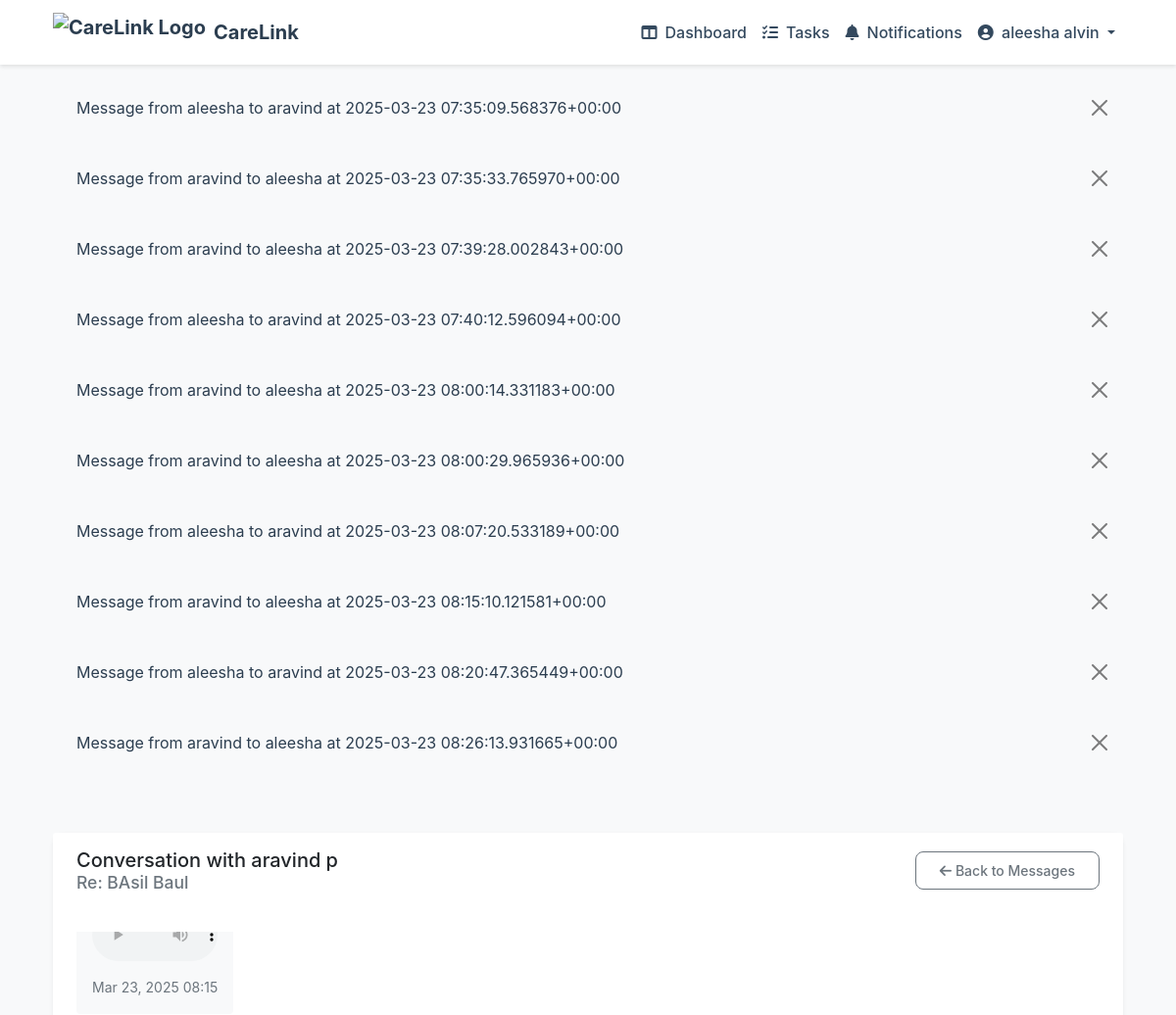
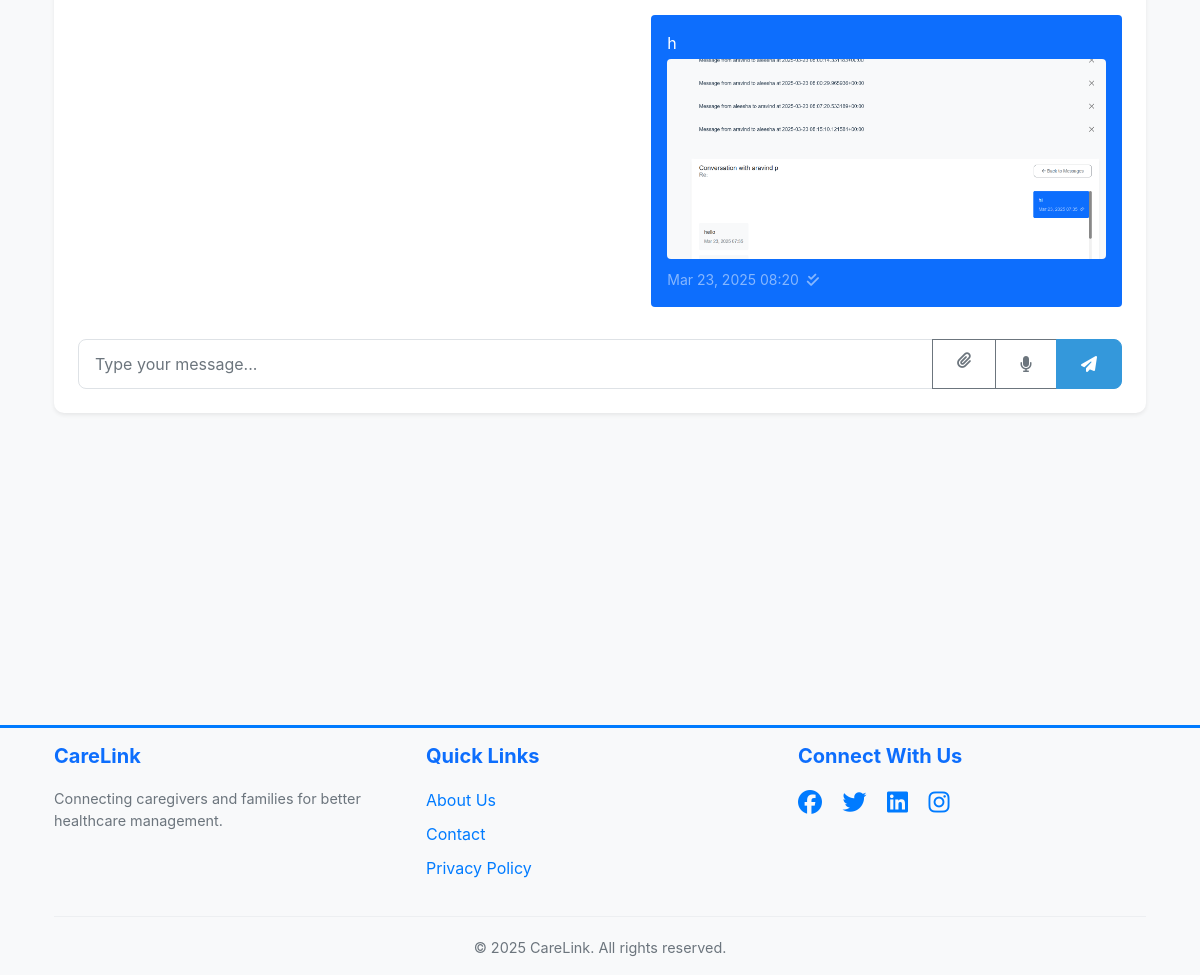
Page /carelink/conversation/7/3/ (signed in) on the committed database (2 pictures, top to bottom).
### carelink/models.py (models this page shows, shortened)
class User(AbstractUser):
    USER_TYPE_CHOICES = (
        ('ADMIN', 'Admin'),
        ('CAREGIVER', 'Caregiver'),
        ('FAMILY', 'Family Member')
    )
    user_type = models.CharField(max_length=10, choices=USER_TYPE_CHOICES)
    phone_number = models.CharField(max_length=15, blank=True)
    address = models.TextField(blank=True)
    profile_picture = models.ImageField(upload_to='profile_pics/', null=True, blank=True)
    family_members = models.ManyToManyField('self', blank=True, symmetrical=False, related_name='related_family_members')
    email_verified = models.BooleanField(default=True)  # Default to True for backward compatibility
    is_active = models.BooleanField(default=True)

class Communication(models.Model):
    sender = models.ForeignKey(User, on_delete=models.CASCADE, related_name='sent_messages')
    receiver = models.ForeignKey(User, on_delete=models.CASCADE, related_name='received_messages')
    patient = models.ForeignKey(Patient, on_delete=models.CASCADE, related_name='communications')
    message = models.TextField()
    timestamp = models.DateTimeField(auto_now_add=True)
    is_read = models.BooleanField(default=False)
    read_at = models.DateTimeField(null=True, blank=True)
    attachment = models.FileField(upload_to='message_attachments/%Y/%m/%d/', null=True, blank=True)
    attachment_type = models.CharField(max_length=50, null=True, blank=True)
    attachment_name = models.CharField(max_length=255, null=True, blank=True)
    class Meta:
        ordering = ['-timestamp']
    def __str__(self):
        return f'Message from {self.sender} to {self.receiver} at {self.timestamp}'

class Patient(models.Model):
    first_name = models.CharField(max_length=100)
    last_name = models.CharField(max_length=100)
    date_of_birth = models.DateField()
    medical_condition = models.TextField()
    emergency_contact = models.CharField(max_length=15)
    address = models.TextField()
    family_members = models.ManyToManyField(
        User,
        related_name='patients',
        limit_choices_to={'user_type': 'FAMILY'}
    )
    assigned_caregiver = models.OneToOneField(
        User,
        on_delete=models.SET_NULL,
        null=True,
        related_name='assigned_patient',
        limit_choices_to={'user_type': 'CAREGIVER'}
    )
    created_at = models.DateTimeField(auto_now_add=True)
    updated_at = models.DateTimeField(auto_now=True)
    def get_full_name(self):
        return f"{self.first_name} {self.last_name}"

### carelink/views.py (the view)
# urls.py: path('conversation/<int:user_id>/<int:patient_id>/', views.ConversationView.as_view(), name='conversation'),
class ConversationView(LoginRequiredMixin, ListView):
    model = Communication
    template_name = 'carelink/conversation.html'
    context_object_name = 'messages'
    def get_queryset(self):
        user_id = self.kwargs.get('user_id')
        patient_id = self.kwargs.get('patient_id')
        return Communication.objects.filter(
            Q(sender=self.request.user, receiver_id=user_id, patient_id=patient_id) |
            Q(sender_id=user_id, receiver=self.request.user, patient_id=patient_id)
        ).order_by('timestamp')
    def get_context_data(self, **kwargs):
        context = super().get_context_data(**kwargs)
        context['other_user'] = User.objects.get(id=self.kwargs.get('user_id'))
        context['patient'] = Patient.objects.get(id=self.kwargs.get('patient_id'))
        return context

### carelink/auth.py (called while the page is built)
    def get_user(self, user_id):
        UserModel = get_user_model()
        try:
            return UserModel.objects.get(pk=user_id)
        except UserModel.DoesNotExist:
            return None

### carelink/templates/carelink/conversation.html (shortened to what this page needs)
{% extends 'carelink/base.html' %}
{% load static %}
{% block content %}
<div class="container py-4">
    <div class="card border-0 shadow-sm">
        <div class="card-header bg-white border-0 py-3">
            <div class="d-flex justify-content-between align-items-center">
                <h5 class="mb-0">
                    Conversation with {{ other_user.get_full_name }}
                    <small class="text-muted d-block">Re: {{ patient.get_full_name }}</small>
                </h5>
                <a href="{% url 'carelink:messages_list' %}" class="btn btn-outline-secondary btn-sm">
                    <i class="fas fa-arrow-left me-1"></i>Back to Messages
                </a>
            </div>
        </div>
        <div class="card-body">
            <div id="messages-container" class="messages-container mb-4" style="height: 400px; overflow-y: auto;">
                {% for message in messages %}
                <div class="message {% if message.sender == request.user %}message-sent{% else %}message-received{% endif %} mb-3" data-message-id="{{ message.id }}">
                    <div class="message-content p-3 rounded {% if message.sender == request.user %}bg-primary text-white{% else %}bg-light{% endif %}">
                        <p class="mb-1">{{ message.message }}</p>
                        {% if message.attachment %}
                        <div class="attachment-preview mb-2">
                            {% if message.attachment_type == 'image' %}
                                <img src="{{ message.attachment.url }}" alt="Attachment" class="img-fluid rounded" style="max-height: 200px;">
                            {% elif message.attachment_type == 'audio' %}
                                <audio controls class="w-100">
                                    <source src="{{ message.attachment.url }}" type="audio/mpeg">
                                </audio>
                            {% endif %}
                        </div>
                        {% endif %}
                        <small class="{% if message.sender == request.user %}text-white-50{% else %}text-muted{% endif %}">
                            {{ message.timestamp|date:"M d, Y H:i" }}
                            {% if message.sender == request.user %}
                            <i class="fas fa-check{% if message.is_read %}-double{% endif %} ms-1"
                               title="{% if message.is_read %}Read at {{ message.read_at|date:'M d, Y H:i' }}{% else %}Sent{% endif %}">
                            </i>
                            {% endif %}
                        </small>
                    </div>
                </div>
                {% endfor %}
            </div>
            <form id="message-form" method="post" action="{% url 'carelink:send_message' %}" enctype="multipart/form-data">
                <div class="input-group">
                    <input type="text" name="message" class="form-control" placeholder="Type your message...">
                    <label class="input-group-text btn btn-outline-secondary" for="attachment">
                        <i class="fas fa-paperclip"></i>
                    </label>
                    <button type="button" class="btn btn-outline-secondary" id="record-voice">
                        <i class="fas fa-microphone"></i>
                    </button>
                    <button type="submit" class="btn btn-primary">
                        <i class="fas fa-paper-plane"></i>
                    </button>
                </div>
            </form>
        </div>
    </div>
</div>
{% endblock content %}

### carelink/templates/carelink/base.html (shortened to what this page needs)
{% load static %}
<!DOCTYPE html>
<html lang="en">
<head>
    <link href="https://cdn.jsdelivr.net/npm/bootstrap@5.3.2/dist/css/bootstrap.min.css" rel="stylesheet">
    <link href="https://cdnjs.cloudflare.com/ajax/libs/font-awesome/6.5.1/css/all.min.css" rel="stylesheet">
    <link href="https://cdn.jsdelivr.net/npm/animate.css@4.1.1/animate.min.css" rel="stylesheet">
    <link href="https://cdn.jsdelivr.net/npm/flatpickr/dist/flatpickr.min.css" rel="stylesheet">
    <link href="https://cdn.jsdelivr.net/npm/bootstrap@5.1.3/dist/css/bootstrap.min.css" rel="stylesheet">
</head>
<body>
    <nav class="navbar navbar-expand-lg navbar-light sticky-top">
        <div class="container">
            <a class="navbar-brand d-flex align-items-center" href="{% url 'carelink:home' %}">
                <img src="https://img.freepik.com/free-vector/hospital-logo-design-vector-medical-cross_53876-136743.jpg?w=1380&t=st=1709827987~exp=1709828587~hmac=1a1a1a1a1a1a1a1a1a1a1a1a1a1a1a1a1a1a1a1a1a1a1a1a1a1a1a1a1a1a1a" alt="CareLink Logo" height="40" class="me-2">
                CareLink
            </a>
            <div class="collapse navbar-collapse" id="navbarNav">
                <ul class="navbar-nav ms-auto">
                    {% if user.is_authenticated %}
                        {% if user.is_staff %}
                            <li class="nav-item">
                                <a class="nav-link" href="{% url 'carelink:care_request_list' %}">
                                    <i class="fas fa-hand-holding-medical me-2"></i>Care Requests
                                </a>
                            </li>
                        {% elif user.user_type == 'CAREGIVER' %}
                            <li class="nav-item">
                                <a class="nav-link" href="{% url 'carelink:caregiver_dashboard' %}">
                                    <i class="fas fa-columns me-2"></i>Dashboard
                                </a>
                            </li>
                            <li class="nav-item">
                                <a class="nav-link" href="{% url 'carelink:task_list' %}">
                                    <i class="fas fa-tasks me-2"></i>Tasks
                                </a>
                            </li>
                        {% endif %}
                        <li class="nav-item">
                            <a class="nav-link" href="{% url 'carelink:notifications_list' %}">
                                <i class="fas fa-bell me-2"></i>Notifications
                            </a>
                        </li>
                        <li class="nav-item dropdown">
                            <a class="nav-link dropdown-toggle" href="#" id="userDropdown" role="button" data-bs-toggle="dropdown">
                                {% if user.profile_picture %}
                                    <img src="{{ user.profile_picture.url }}" alt="Profile" class="rounded-circle me-1" style="width: 30px; height: 30px; object-fit: cover;">
                                {% else %}
                                    <i class="fas fa-user-circle me-1"></i>
                                {% endif %}
                                {{ user.get_full_name|default:user.username }}
                            </a>
                        </li>
                    {% endif %}
                </ul>
            </div>
        </div>
    </nav>
    {% if messages %}
        <div class="container mt-3">
            {% for message in messages %}
                <div class="alert alert-{{ message.tags }} alert-dismissible fade show animate__animated animate__fadeIn" role="alert">
                    {{ message }}
                    <button type="button" class="btn-close" data-bs-dismiss="alert" aria-label="Close"></button>
                </div>
            {% endfor %}
        </div>
    {% endif %}
    <main class="py-4">
        {% block content %}{% endblock %}
    </main>
<br>
<br>
<br>
<br>
<br>
<br>
<br>
<br>
<br>
<br>
<br>
    <footer class="footer mt-auto py-3 bg-light">
        <div class="container">
            <div class="row">
                <div class="col-md-4">
                    <h5 class="text-primary">CareLink</h5>
                    <p class="text-muted">
                        Connecting caregivers and families for better healthcare management.
                    </p>
                </div>
                <div class="col-md-4">
                    <h5 class="text-primary">Quick Links</h5>
                    <ul class="list-unstyled">
                        <li><a href="{% url 'carelink:about' %}" class="text-decoration-none">About Us</a></li>
                        <li><a href="{% url 'carelink:contact' %}" class="text-decoration-none">Contact</a></li>
                        <li><a href="{% url 'carelink:privacy' %}" class="text-decoration-none">Privacy Policy</a></li>
                    </ul>
                </div>
                <div class="col-md-4">
                    <h5 class="text-primary">Connect With Us</h5>
                    <div class="social-links">
                        <a href="#" class="text-decoration-none me-3"><i class="fab fa-facebook fa-lg"></i></a>
                        <a href="#" class="text-decoration-none me-3"><i class="fab fa-twitter fa-lg"></i></a>
                        <a href="#" class="text-decoration-none me-3"><i class="fab fa-linkedin fa-lg"></i></a>
                        <a href="#" class="text-decoration-none"><i class="fab fa-instagram fa-lg"></i></a>
                    </div>
                </div>
            </div>
            <hr>
            <div class="row">
                <div class="col-12 text-center">
                    <p class="text-muted mb-0">&copy; {% now "Y" %} CareLink. All rights reserved.</p>
                </div>
            </div>
        </div>
    </footer>
</body>
</html>

### carelink/templates/carelink/base.html (style rules this page uses)
:root { --primary-color: #2c3e50; --secondary-color: #34495e; --accent-color: #3498db; --success-color: #27ae60; --warning-color: #f1c40f; --danger-color: #e74c3c; --light-color: #ecf0f1; --dark-color: #2c3e50; }
body { font-family: 'Inter', sans-serif; background-color: #f8f9fa; color: var(--dark-color); }
.navbar { background-color: white; box-shadow: 0 2px 4px rgba(0,0,0,0.1); }
.navbar-brand { font-weight: 700; color: var(--primary-color) !important; }
.nav-link { color: var(--secondary-color) !important; font-weight: 500; transition: all 0.3s ease; }
.card { border: none; border-radius: 10px; box-shadow: 0 4px 6px rgba(0,0,0,0.1); transition: transform 0.3s ease; }
.card-header { border-bottom: none; background-color: white; padding: 1.5rem; }
.card-body { padding: 1.5rem; }
.btn { border-radius: 8px; padding: 0.5rem 1.5rem; font-weight: 500; transition: all 0.3s ease; }
.btn-primary { background-color: var(--accent-color); border-color: var(--accent-color); }
.form-control { border-radius: 8px; border: 1px solid #dee2e6; padding: 0.75rem 1rem; }
.alert { border: none; border-radius: 10px; padding: 1rem 1.5rem; }
.footer { background: #e9ecef; padding: 50px 0; font-size: 1rem; border-top: 3px solid #007bff; }
.footer h5 { font-weight: 700; margin-bottom: 20px; color: #343a40; }
.footer p { font-size: 0.95rem; color: #495057; }
.footer ul { padding: 0; list-style: none; }
.footer ul li { margin-bottom: 10px; }
.footer ul li a { color: #007bff; transition: color 0.3s ease-in-out; }
.footer .social-links a { color: #007bff; transition: transform 0.3s ease-in-out, color 0.3s ease-in-out; font-size: 1.2rem; }
.footer hr { border-top: 1px solid #ced4da; margin: 20px 0; }
.footer .text-muted { font-size: 0.9rem; color: #6c757d; }

### carelink/templates/carelink/conversation.html (style rules this page uses)
.messages-container { display: flex; flex-direction: column; }
.message { max-width: 75%; align-self: flex-start; }
.message.message-sent { align-self: flex-end; }
.message-content { word-break: break-word; }
.message.message-sent .message-content { border-radius: 15px 15px 0 15px; }
.message.message-received .message-content { border-radius: 15px 15px 15px 0; }

### rows in the picture
User: get_full_name "aleesha alvin"
Communication: sender+receiver+timestamp "Message from aleesha to aravind at 2025-03-23 07:35:09.568376+00:00"
Communication: sender+receiver+timestamp "Message from aravind to aleesha at 2025-03-23 07:35:33.765970+00:00"
Communication: sender+receiver+timestamp "Message from aravind to aleesha at 2025-03-23 07:39:28.002843+00:00"
Communication: sender+receiver+timestamp "Message from aleesha to aravind at 2025-03-23 07:40:12.596094+00:00"
Communication: sender+receiver+timestamp "Message from aravind to aleesha at 2025-03-23 08:00:14.331183+00:00"
Communication: sender+receiver+timestamp "Message from aravind to aleesha at 2025-03-23 08:00:29.965936+00:00"
Communication: sender+receiver+timestamp "Message from aleesha to aravind at 2025-03-23 08:07:20.533189+00:00"
Communication: sender+receiver+timestamp "Message from aravind to aleesha at 2025-03-23 08:15:10.121581+00:00", timestamp "Mar 23, 2025 08:15"
Communication: sender+receiver+timestamp "Message from aleesha to aravind at 2025-03-23 08:20:47.365449+00:00", message "h", attachment (picture), timestamp "Mar 23, 2025 08:20", is_read True (drawn)
Communication: sender+receiver+timestamp "Message from aravind to aleesha at 2025-03-23 08:26:13.931665+00:00"
User: get_full_name "aravind p"
Patient: get_full_name "BAsil Baul"
